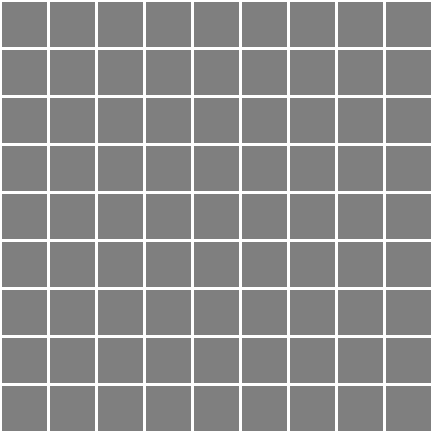

The image is a tile-based game level rendered from a .tmx file. Its description and source (layers, tilesets, objects; grid data summarised) follow:
An orthogonal 9x9 tile map with 48x48 px tiles, 1 tile layer (Layer1).

<map version="1.0" orientation="orthogonal" width="9" height="9" tilewidth="48" tileheight="48">
 <tileset firstgid="1" name="empty" tilewidth="48" tileheight="48">
  <image source="empty.png" width="48" height="48" />
 </tileset>
 <layer name="Layer1" width="9" height="9">
  <data>[81 cells, 81 non-empty, 1 distinct tile ids]</data>
 </layer>
</map>
